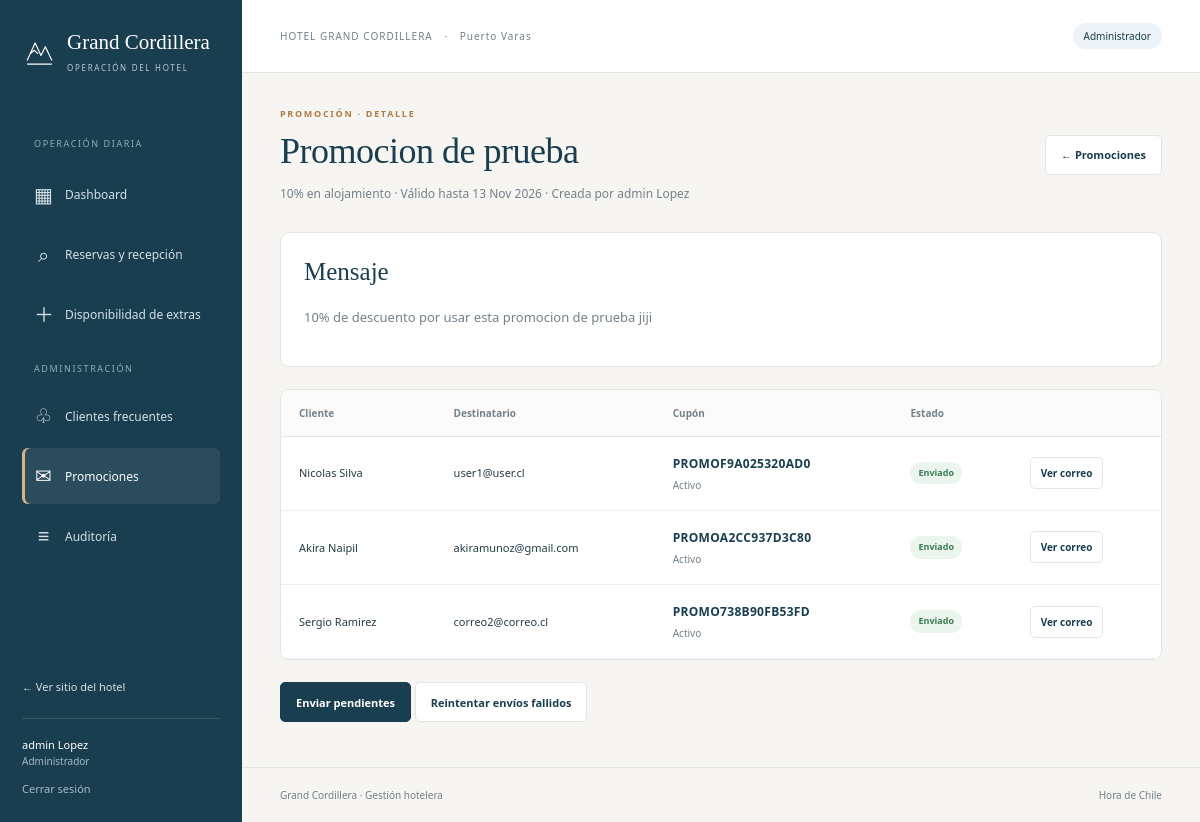
Page /panel/promociones/1/ (signed in) on the committed database.
### hotel/models.py (models this page shows, shortened)
class Usuario(AbstractUser):
    username = None
    first_name = None
    last_name = None
    rut = models.CharField(
        max_length=12,
        unique=True,
        verbose_name="RUT",
    )
    nombre = models.CharField(max_length=100)
    apellido = models.CharField(max_length=100)
    email = models.CharField(
        max_length=254,
        validators=[validar_arroba],
        unique=True,
        verbose_name="Correo electrónico",
    )
    telefono = models.CharField(
        max_length=25,
        verbose_name="Teléfono",
    )
    USERNAME_FIELD = "email"
    REQUIRED_FIELDS = [
        "rut",
        "nombre",
        "apellido",
        "telefono",
    ]
    objects = UsuarioManager()
    class Meta:
        db_table = "usuario"
        verbose_name = "Usuario"
        verbose_name_plural = "Usuarios"
        constraints = [
            models.UniqueConstraint(
                Lower("email"),
                name="usuario_email_unico_sin_mayusculas",
            ),
        ]
    def get_full_name(self):
        return f"{self.nombre} {self.apellido}".strip()
    def __str__(self):
        return self.get_full_name()

class PersonalHotel(models.Model):
    class Rol(models.TextChoices):
        RECEPCIONISTA = "RECEPCIONISTA", "Recepcionista"
        ADMINISTRADOR = "ADMINISTRADOR", "Administrador"
    usuario = models.OneToOneField(
        Usuario,
        on_delete=models.PROTECT,
        related_name="personal_hotel",
    )
    codigo_empleado = models.CharField(
        max_length=20,
        unique=True,
        verbose_name="Código de empleado",
    )
    rol = models.CharField(
        max_length=20,
        choices=Rol.choices,
    )
    class Meta:
        db_table = "personal_hotel"
        verbose_name = "Personal del hotel"
        verbose_name_plural = "Personal del hotel"

class CampanaPromocion(models.Model):
    token = models.UUIDField(default=uuid.uuid4, unique=True, editable=False)
    asunto = models.CharField(max_length=180)
    mensaje = models.TextField()
    porcentaje = models.DecimalField(max_digits=5, decimal_places=2, validators=[MinValueValidator(Decimal('0.01')), MaxValueValidator(100)])
    fecha_vencimiento = models.DateField()
    personal = models.ForeignKey(PersonalHotel, on_delete=models.PROTECT)
    fecha = models.DateTimeField(default=timezone.now)
    class Meta:
        ordering = ['-fecha']
        verbose_name = 'Campaña de promoción'
        verbose_name_plural = 'Campañas de promoción'

class EnvioPromocion(models.Model):
    class Estado(models.TextChoices):
        PENDIENTE = 'PENDIENTE', 'Pendiente'
        ENVIANDO = 'ENVIANDO', 'En proceso'
        ENVIADO = 'ENVIADO', 'Enviado'
        ERROR = 'ERROR', 'Error de envío'
    campana = models.ForeignKey(CampanaPromocion, on_delete=models.PROTECT, related_name='envios')
    cliente = models.ForeignKey(Cliente, on_delete=models.PROTECT)
    cupon = models.OneToOneField(CuponDescuento, on_delete=models.PROTECT)
    destinatario = models.EmailField()
    cuerpo = models.TextField()
    estado = models.CharField(max_length=10, choices=Estado.choices, default=Estado.PENDIENTE)
    fecha_envio = models.DateTimeField(null=True, blank=True)
    error = models.TextField(blank=True)
    backend = models.CharField(max_length=150, blank=True)
    class Meta:
        constraints = [models.UniqueConstraint(fields=['campana', 'cliente'], name='promocion_destinatario_unico')]
        ordering = ['pk']

class Cliente(models.Model):
    usuario = models.OneToOneField(
        Usuario,
        on_delete=models.PROTECT,
        related_name="cliente",
    )
    class Meta:
        db_table = "cliente"
        verbose_name = "Cliente"
        verbose_name_plural = "Clientes"

class CuponDescuento(models.Model):
    class Estado(models.TextChoices):
        ACTIVO = "ACTIVO", "Activo"
        USADO = "USADO", "Usado"
        ANULADO = "ANULADO", "Anulado"
    codigo = models.CharField(
        max_length=30,
        unique=True,
    )
    cliente = models.ForeignKey(
        Cliente,
        on_delete=models.PROTECT,
        related_name="cupones",
    )
    reserva = models.ForeignKey(
        Reserva,
        on_delete=models.PROTECT,
        related_name="cupones",
        null=True,
        blank=True,
    )
    porcentaje = models.DecimalField(
        max_digits=5,
        decimal_places=2,
        validators=[
            MinValueValidator(Decimal("0.01")),
            MaxValueValidator(Decimal("100")),
        ],
    )
    fecha_vencimiento = models.DateField()
    estado = models.CharField(
        max_length=10,
        choices=Estado.choices,
        default=Estado.ACTIVO,
    )
    class Meta:
        db_table = "cupon_descuento"
        verbose_name = "Cupón de descuento"
        verbose_name_plural = "Cupones de descuento"
        constraints = [
            models.CheckConstraint(
                condition=Q(
                    porcentaje__gt=0,
                    porcentaje__lte=100,
                ),
                name="cupon_porcentaje_valido",
            ),
        ]

### hotel/panel_views.py (the view)
# urls.py: path('panel/promociones/<int:pk>/', panel_views.campana, name='panel_campana'),
@never_cache
@acceso_personal(solo_admin=True)
def campana(request, pk):
    contexto = contexto_panel(request, 'promociones')
    contexto.update({'campana': get_object_or_404(CampanaPromocion,pk=pk), 'envios': EnvioPromocion.objects.filter(campana_id=pk).select_related('cliente__usuario', 'cupon'), 'correo_local': settings.EMAIL_BACKEND.endswith('filebased.EmailBackend')})
    return render(request, 'hotel/panel/campana.html', contexto)

### hotel/panel_views.py (called while the page is built)
def contexto_panel(request, seccion):
    return {'personal': request.personal_hotel, 'es_administrador': request.es_administrador, 'seccion': seccion}

### hotel/personal.py (called while the page is built)
def personal_de(usuario):
    if not usuario.is_authenticated or not usuario.is_active:
        return None
    perfil = PersonalHotel.objects.filter(usuario=usuario).first()
    if perfil is None and usuario.is_superuser:
        perfil = PersonalHotel.objects.get_or_create(usuario=usuario, defaults={'codigo_empleado': f'ADM-{usuario.pk}', 'rol': PersonalHotel.Rol.ADMINISTRADOR})[0]
    return perfil

def acceso_personal(solo_admin=False):
    def decorador(vista):
        @wraps(vista)
        def wrapper(request, *args, **kwargs):
            if not request.user.is_authenticated:
                return redirect_to_login(request.get_full_path(), login_url='hotel:ingresar')
            perfil = personal_de(request.user)
            if not perfil or (solo_admin and not request.user.is_superuser and perfil.rol != PersonalHotel.Rol.ADMINISTRADOR):
                raise PermissionDenied('No tienes permisos para esta sección.')
            request.personal_hotel = perfil
            request.es_administrador = request.user.is_superuser or perfil.rol == PersonalHotel.Rol.ADMINISTRADOR
            return vista(request, *args, **kwargs)
        return wrapper
    return decorador

### hotel/templates/hotel/panel/campana.html
{% extends 'hotel/panel/base.html' %}{% block content %}<div class="page-heading"><div><span class="eyebrow">PROMOCIÓN · DETALLE</span><h1>{{ campana.asunto }}</h1><p>{{ campana.porcentaje|floatformat:'-2' }}% en alojamiento · Válido hasta {{ campana.fecha_vencimiento|date:'j M Y' }} · Creada por {{ campana.personal.usuario }}</p></div><a class="outline-button" href="{% url 'hotel:panel_promociones' %}">← Promociones</a></div>{% if correo_local %}<div class="info-banner"><strong>Modo de prueba local</strong><p>«Enviado» indica que el correo se guardó en el servicio local. No se envió a una bandeja externa.</p></div>{% endif %}<section class="panel-card"><h2>Mensaje</h2><p class="message-preview">{{ campana.mensaje|linebreaksbr }}</p></section><section class="panel-card table-card"><div class="table-scroll"><table><thead><tr><th>Cliente</th><th>Destinatario</th><th>Cupón</th><th>Estado</th><th></th></tr></thead><tbody>{% for envio in envios %}<tr><td>{{ envio.cliente.usuario }}</td><td>{{ envio.destinatario }}</td><td><span class="code">{{ envio.cupon.codigo }}</span><small>{{ envio.cupon.get_estado_display }}</small></td><td><span class="badge {{ envio.estado|lower }}">{{ envio.get_estado_display }}</span>{% if envio.error %}<small>{{ envio.error }}</small>{% endif %}</td><td><a class="outline-button small" href="{% url 'hotel:panel_correo' envio.pk %}">Ver correo</a></td></tr>{% endfor %}</tbody></table></div></section><form action="{% url 'hotel:panel_reintentar' campana.pk %}" method="post">{% csrf_token %}<button class="button" name="grupo" value="pendientes">Enviar pendientes</button> <button class="outline-button" name="grupo" value="fallidos">Reintentar envíos fallidos</button></form>{% endblock %}

### hotel/templates/hotel/panel/base.html (shortened to what this page needs)
{% load static %}<!doctype html><html lang="es-CL"><head><link rel="stylesheet" href="{% static 'hotel/css/panel.css' %}?v=destinatarios-3"></head><body>
<aside class="panel-sidebar"><a class="panel-brand" href="{% url 'hotel:panel_dashboard' %}"><img src="{% static 'hotel/img/montana.svg' %}" alt=""><span>Grand Cordillera<small>OPERACIÓN DEL HOTEL</small></span></a><span class="nav-caption">OPERACIÓN DIARIA</span><nav><a class="{% if seccion == 'dashboard' %}active{% endif %}" href="{% url 'hotel:panel_dashboard' %}"><span>▦</span>Dashboard</a><a class="{% if seccion == 'reservas' %}active{% endif %}" href="{% url 'hotel:panel_reservas' %}"><span>⌕</span>Reservas y recepción</a><a class="{% if seccion == 'extras' %}active{% endif %}" href="{% url 'hotel:panel_extras' %}"><span>＋</span>Disponibilidad de extras</a>{% if es_administrador %}<span class="nav-caption">ADMINISTRACIÓN</span><a class="{% if seccion == 'clientes' %}active{% endif %}" href="{% url 'hotel:panel_clientes' %}"><span>♧</span>Clientes frecuentes</a><a class="{% if seccion == 'promociones' %}active{% endif %}" href="{% url 'hotel:panel_promociones' %}"><span>✉</span>Promociones</a><a class="{% if seccion == 'auditoria' %}active{% endif %}" href="{% url 'hotel:panel_auditoria' %}"><span>≡</span>Auditoría</a>{% endif %}</nav><div class="sidebar-bottom"><a href="{% url 'hotel:home' %}">← Ver sitio del hotel</a><p>{{ user.get_full_name }}<small>{{ personal.get_rol_display }}</small></p><form method="post" action="{% url 'hotel:salir' %}">{% csrf_token %}<button type="submit">Cerrar sesión</button></form></div></aside>
<div class="panel-main"><header class="panel-topbar"><span>HOTEL GRAND CORDILLERA <b>·</b> Puerto Varas</span><span class="staff-chip">{{ personal.get_rol_display }}</span></header><main class="panel-content">{% block content %}{% endblock %}</main><footer class="panel-footer">Grand Cordillera · Gestión hotelera <span>Hora de Chile</span></footer></div></body></html>

### hotel/static/hotel/css/panel.css (style rules this page uses)
:root { --navy:#193e50;--ink:#243b48;--muted:#73818c;--line:#e0e6e7;--cream:#f6f5f1;--gold:#ae7c44 }
* { box-sizing:border-box }
body { margin:0;background:var(--cream);font:14px/1.6 'Segoe UI',Arial,sans-serif;color:var(--ink) }
a { color:inherit;text-decoration:none }
button,input,select,textarea { font:inherit }
button { cursor:pointer }
.panel-sidebar { width:242px;background:var(--navy);position:fixed;inset:0 auto 0 0;padding:30px 22px 24px;color:#d4e0e5;display:flex;flex-direction:column;overflow-y:auto }
.panel-brand { display:flex;gap:10px;align-items:center;font:21px/1.2 Georgia,serif;color:#fff;margin-bottom:42px }
.panel-brand img { width:35px;height:39px }
.panel-brand small { display:block;font:8px/1.8 'Segoe UI',sans-serif;letter-spacing:1.7px;margin-top:6px;color:#b9cdd6 }
.nav-caption { display:block;letter-spacing:1.6px;font-size:9px;color:#8fadb9;margin:19px 12px 12px }
.panel-sidebar nav>a { display:flex;align-items:center;gap:12px;font-size:12px;padding:12px;margin:4px 0;border-radius:6px }
.panel-sidebar nav>a>span { width:19px;font-size:20px;text-align:center }
.panel-sidebar nav>a:hover,.panel-sidebar nav>a.active { background:#ffffff13;color:white }
.panel-sidebar nav>a.active { box-shadow:inset 3px 0 0 #d4b28a }
.sidebar-bottom { margin-top:auto;padding-top:40px;font-size:11px }
.sidebar-bottom p { padding-top:17px;border-top:1px solid #ffffff20;margin-top:22px;color:white }
.sidebar-bottom small { display:block;color:#a5bbc5;font-size:10px }
.sidebar-bottom button { padding:0;border:0;background:none;color:#a5bbc5;font-size:11px }
.panel-main { margin-left:242px;min-height:100vh;display:flex;flex-direction:column }
.panel-topbar { height:73px;background:#fff;border-bottom:1px solid var(--line);display:flex;align-items:center;justify-content:space-between;padding:0 38px;font-size:10px;letter-spacing:1px;color:var(--muted);gap:20px }
.panel-topbar b { font-weight:400;margin-inline:8px }
.staff-chip { border-radius:18px;background:#edf3f6;color:var(--navy);padding:5px 11px;font-size:10px;letter-spacing:0 }
.panel-content { padding:34px 38px 45px;flex:1;max-width:1700px;width:100%;margin:auto }
.panel-footer { border-top:1px solid var(--line);padding:19px 38px;font-size:10px;color:var(--muted);display:flex;justify-content:space-between }
.eyebrow { display:block;font-size:9px;color:var(--gold);letter-spacing:1.7px;font-weight:600;margin-bottom:9px }
.page-heading { display:flex;align-items:center;justify-content:space-between;gap:20px;margin-bottom:29px }
.page-heading h1 { font:36px/1.2 Georgia,serif;color:var(--navy);letter-spacing:-.5px;margin:0 0 10px }
.page-heading p { font-size:12px;color:var(--muted);margin:0 }
.button,.outline-button,.danger-button { display:inline-flex;align-items:center;justify-content:center;gap:8px;min-height:40px;border-radius:5px;padding:10px 15px;font-size:11px;font-weight:600;line-height:1.4;white-space:nowrap }
.button { background:var(--navy);border:1px solid var(--navy);color:white }
.outline-button { background:white;border:1px solid var(--line);color:var(--navy) }
.small { padding:7px 10px;min-height:32px;font-size:10px }
.panel-card { border:1px solid var(--line);border-radius:9px;background:white;padding:23px;margin-bottom:22px }
.panel-card h2 { font:25px/1.3 Georgia,serif;color:var(--navy);margin:0 0 18px }
.table-card { padding:0;overflow:hidden }
.table-scroll { overflow:auto }
table { width:100%;border-collapse:collapse;font-size:11px }
th { text-align:left;padding:15px 18px;background:#fafbfa;font-size:10px;color:var(--muted);font-weight:600;border-bottom:1px solid var(--line);white-space:nowrap }
td { padding:17px 18px;border-bottom:1px solid #edf0f1;vertical-align:middle }
td small,dd small { display:block;color:var(--muted);font-size:10px;margin-top:4px }
.code { font-size:12px;font-weight:600;color:var(--navy);letter-spacing:.3px }
.badge { display:inline-block;font-size:9px;font-weight:600;padding:4px 8px;border-radius:16px;white-space:nowrap;background:#edf2f5;color:#526c7a }
.badge.en_estadia,.badge.completada,.badge.enviado { background:#eaf5ed;color:#3b7c56 }
.message-preview { font-size:13px;color:var(--muted);line-height:1.8 }

### rows in the picture
Usuario: get_full_name "admin Lopez"
PersonalHotel: rol "Administrador"
CampanaPromocion: asunto "Promocion de prueba", porcentaje "10", fecha_vencimiento "13 Nov 2026", personal.usuario "admin Lopez", mensaje "10% de descuento por usar esta promocion de prueba jiji"
EnvioPromocion: cliente.usuario "Nicolas Silva", destinatario "user1@user.cl", cupon.codigo "PROMOF9A025320AD0", cupon.estado "Activo", estado "Enviado"
EnvioPromocion: cliente.usuario "Akira Naipil", destinatario "akiramunoz@gmail.com", cupon.codigo "PROMOA2CC937D3C80", cupon.estado "Activo", estado "Enviado"
EnvioPromocion: cliente.usuario "Sergio Ramirez", destinatario "correo2@correo.cl", cupon.codigo "PROMO738B90FB53FD", cupon.estado "Activo", estado "Enviado"
